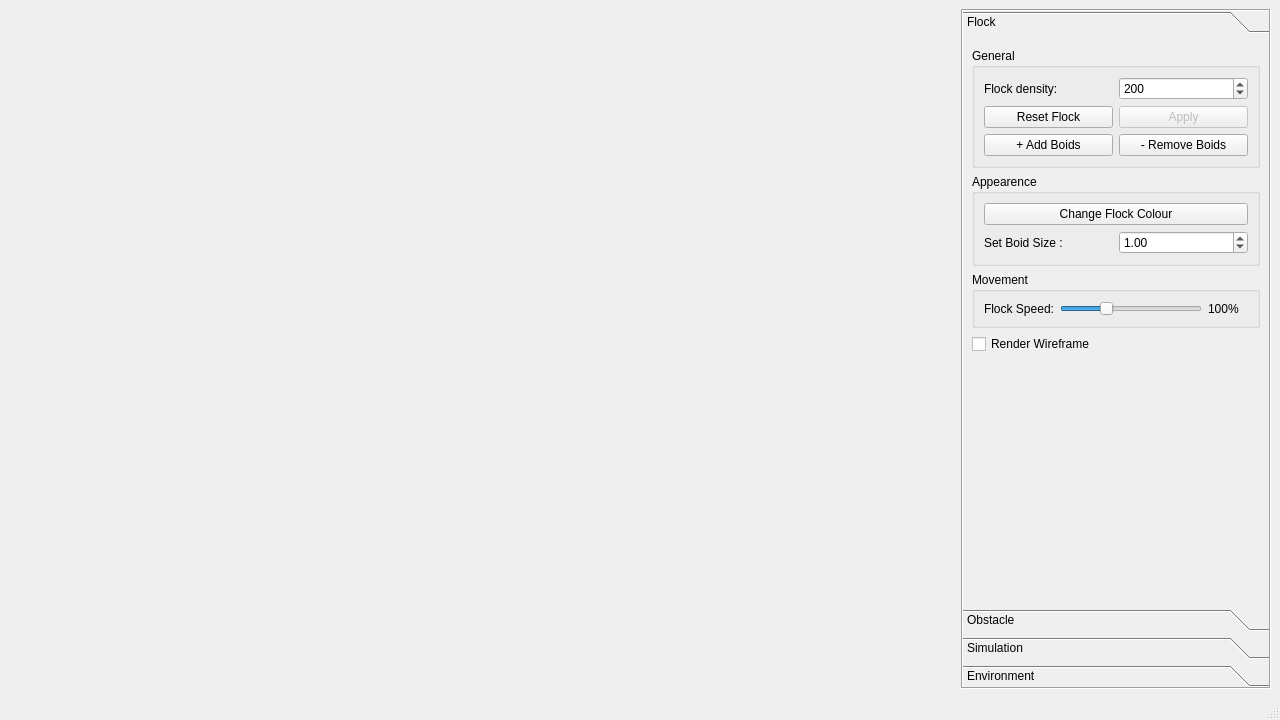
<?xml version="1.0" encoding="UTF-8"?>
<ui version="4.0">
 <class>MainWindow</class>
 <widget class="QMainWindow" name="MainWindow">
  <property name="geometry">
   <rect>
    <x>0</x>
    <y>0</y>
    <width>1280</width>
    <height>720</height>
   </rect>
  </property>
  <property name="windowTitle">
   <string>MainWindow</string>
  </property>
  <widget class="QWidget" name="centralwidget">
   <layout class="QGridLayout" name="s_mainWindowGridLayout">
    <item row="0" column="0">
     <spacer name="horizontalSpacer">
      <property name="orientation">
       <enum>Qt::Horizontal</enum>
      </property>
      <property name="sizeHint" stdset="0">
       <size>
        <width>40</width>
        <height>20</height>
       </size>
      </property>
     </spacer>
    </item>
    <item row="0" column="1">
     <widget class="QToolBox" name="toolBox">
      <property name="maximumSize">
       <size>
        <width>310</width>
        <height>16777215</height>
       </size>
      </property>
      <property name="frameShape">
       <enum>QFrame::Box</enum>
      </property>
      <property name="frameShadow">
       <enum>QFrame::Sunken</enum>
      </property>
      <property name="currentIndex">
       <number>0</number>
      </property>
      <widget class="QWidget" name="m_page1_flock">
       <property name="geometry">
        <rect>
         <x>0</x>
         <y>0</y>
         <width>308</width>
         <height>529</height>
        </rect>
       </property>
       <attribute name="label">
        <string>Flock</string>
       </attribute>
       <layout class="QVBoxLayout" name="verticalLayout">
        <item>
         <widget class="QGroupBox" name="groupBox">
          <property name="title">
           <string>General</string>
          </property>
          <layout class="QGridLayout" name="gridLayout">
           <item row="0" column="1">
            <widget class="QLabel" name="label">
             <property name="text">
              <string>Flock density:</string>
             </property>
             <property name="buddy">
              <cstring>m_flockDensity</cstring>
             </property>
            </widget>
           </item>
           <item row="0" column="2">
            <widget class="QSpinBox" name="m_flockDensity">
             <property name="toolTip">
              <string>Sets the total number of Boids in the Flock</string>
             </property>
             <property name="statusTip">
              <string>Sets the total number of Boids in the Flock</string>
             </property>
             <property name="minimum">
              <number>20</number>
             </property>
             <property name="maximum">
              <number>2000</number>
             </property>
             <property name="value">
              <number>200</number>
             </property>
            </widget>
           </item>
           <item row="1" column="2">
            <widget class="QPushButton" name="m_applyFlock">
             <property name="enabled">
              <bool>false</bool>
             </property>
             <property name="toolTip">
              <string>Set the new number of boids in the flock</string>
             </property>
             <property name="statusTip">
              <string>Set the new number of boids in the flock</string>
             </property>
             <property name="text">
              <string>Apply</string>
             </property>
             <property name="flat">
              <bool>false</bool>
             </property>
            </widget>
           </item>
           <item row="1" column="1">
            <widget class="QPushButton" name="m_resetFlock">
             <property name="text">
              <string>Reset Flock</string>
             </property>
            </widget>
           </item>
           <item row="3" column="1">
            <widget class="QPushButton" name="m_addBoids">
             <property name="toolTip">
              <string>Adds 10 boids to the current flock</string>
             </property>
             <property name="statusTip">
              <string>Adds 10 boids to the current flock</string>
             </property>
             <property name="text">
              <string>+ Add Boids</string>
             </property>
            </widget>
           </item>
           <item row="3" column="2">
            <widget class="QPushButton" name="m_removeBoids">
             <property name="toolTip">
              <string>Removes 10 boids from the current flock</string>
             </property>
             <property name="statusTip">
              <string>Removes 10 boids from the current flock</string>
             </property>
             <property name="text">
              <string>- Remove Boids</string>
             </property>
            </widget>
           </item>
          </layout>
         </widget>
        </item>
        <item>
         <widget class="QGroupBox" name="groupBox_2">
          <property name="title">
           <string>Appearence</string>
          </property>
          <layout class="QGridLayout" name="gridLayout_2">
           <item row="0" column="0" colspan="2">
            <widget class="QPushButton" name="m_changeFlockColour">
             <property name="toolTip">
              <string>Change the flock colour</string>
             </property>
             <property name="statusTip">
              <string>Change the flock colour</string>
             </property>
             <property name="text">
              <string>Change Flock Colour</string>
             </property>
            </widget>
           </item>
           <item row="5" column="0">
            <widget class="QLabel" name="label_2">
             <property name="text">
              <string>Set Boid Size :</string>
             </property>
             <property name="buddy">
              <cstring>m_changeBoidSize</cstring>
             </property>
            </widget>
           </item>
           <item row="5" column="1">
            <widget class="QDoubleSpinBox" name="m_changeBoidSize">
             <property name="toolTip">
              <string>Changes the size of each boid in the flock</string>
             </property>
             <property name="statusTip">
              <string>Changes the size of each boid in the flock</string>
             </property>
             <property name="minimum">
              <double>0.500000000000000</double>
             </property>
             <property name="maximum">
              <double>10.000000000000000</double>
             </property>
             <property name="singleStep">
              <double>0.100000000000000</double>
             </property>
             <property name="value">
              <double>1.000000000000000</double>
             </property>
            </widget>
           </item>
          </layout>
         </widget>
        </item>
        <item>
         <widget class="QGroupBox" name="groupBox_4">
          <property name="title">
           <string>Movement</string>
          </property>
          <layout class="QGridLayout" name="gridLayout_4">
           <item row="0" column="0">
            <widget class="QLabel" name="label_4">
             <property name="text">
              <string>Flock Speed:</string>
             </property>
             <property name="buddy">
              <cstring>m_flockSpeedSlider</cstring>
             </property>
            </widget>
           </item>
           <item row="0" column="1">
            <widget class="QSlider" name="m_flockSpeedSlider">
             <property name="toolTip">
              <string>Controls how fast the flock moves</string>
             </property>
             <property name="statusTip">
              <string>Controls how fast the flock moves</string>
             </property>
             <property name="minimum">
              <number>10</number>
             </property>
             <property name="maximum">
              <number>300</number>
             </property>
             <property name="value">
              <number>100</number>
             </property>
             <property name="orientation">
              <enum>Qt::Horizontal</enum>
             </property>
            </widget>
           </item>
           <item row="0" column="2">
            <widget class="QLabel" name="m_flockSpeedLabel">
             <property name="text">
              <string>100%</string>
             </property>
             <property name="minimumSize">
              <size>
               <width>40</width>
               <height>0</height>
              </size>
             </property>
            </widget>
           </item>
          </layout>
         </widget>
        </item>
        <item>
         <widget class="QCheckBox" name="m_renderFlockWireframe">
          <property name="toolTip">
           <string>Renders the boids in wireframe mode if checked</string>
          </property>
          <property name="statusTip">
           <string>Renders the boids in wireframe mode if checked</string>
          </property>
          <property name="text">
           <string>Render Wireframe</string>
          </property>
         </widget>
        </item>
        <item>
         <spacer name="verticalSpacer">
          <property name="orientation">
           <enum>Qt::Vertical</enum>
          </property>
          <property name="sizeHint" stdset="0">
           <size>
            <width>20</width>
            <height>40</height>
           </size>
          </property>
         </spacer>
        </item>
       </layout>
      </widget>
      <widget class="QWidget" name="m_page2_obstacle">
       <property name="geometry">
        <rect>
         <x>0</x>
         <y>0</y>
         <width>308</width>
         <height>529</height>
        </rect>
       </property>
       <attribute name="label">
        <string>Obstacle</string>
       </attribute>
       <layout class="QVBoxLayout" name="verticalLayout_2">
        <item>
         <widget class="QGroupBox" name="groupBox_3">
          <property name="title">
           <string>General</string>
          </property>
          <layout class="QGridLayout" name="gridLayout_3">
           <item row="0" column="1">
            <widget class="QLabel" name="label_6">
             <property name="text">
              <string>Position:</string>
             </property>
            </widget>
           </item>
           <item row="1" column="1">
            <widget class="QDoubleSpinBox" name="m_obstaclePosX">
             <property name="minimum">
              <double>-99.000000000000000</double>
             </property>
             <property name="value">
              <double>0.000000000000000</double>
             </property>
            </widget>
           </item>
           <item row="1" column="2">
            <widget class="QDoubleSpinBox" name="m_obstaclePosY">
             <property name="minimum">
              <double>-99.000000000000000</double>
             </property>
             <property name="value">
              <double>0.000000000000000</double>
             </property>
            </widget>
           </item>
           <item row="1" column="3">
            <widget class="QDoubleSpinBox" name="m_obstaclePosZ">
             <property name="minimum">
              <double>-99.000000000000000</double>
             </property>
             <property name="value">
              <double>0.000000000000000</double>
             </property>
            </widget>
           </item>
           <item row="2" column="1">
            <widget class="QLabel" name="label_3">
             <property name="text">
              <string>Size:</string>
             </property>
             <property name="buddy">
              <cstring>m_obstacleSize</cstring>
             </property>
            </widget>
           </item>
           <item row="2" column="2" colspan="2">
            <widget class="QDoubleSpinBox" name="m_obstacleSize">
             <property name="minimum">
              <double>1.000000000000000</double>
             </property>
             <property name="maximum">
              <double>10.000000000000000</double>
             </property>
             <property name="value">
              <double>4.000000000000000</double>
             </property>
            </widget>
           </item>
          </layout>
         </widget>
        </item>
        <item>
         <widget class="QGroupBox" name="groupBox_5">
          <property name="title">
           <string>Appearence</string>
          </property>
          <layout class="QGridLayout" name="gridLayout_4">
           <item row="0" column="0">
            <widget class="QPushButton" name="m_obstacleColour">
             <property name="text">
              <string>Change Colour</string>
             </property>
            </widget>
           </item>
           <!-- Specular RGB Controls -->
           <item row="2" column="0" colspan="3">
            <widget class="QLabel" name="label_specular">
             <property name="text">
              <string>Specular (RGB):</string>
             </property>
            </widget>
           </item>
           <item row="3" column="0">
            <widget class="QDoubleSpinBox" name="m_obstacleSpecularR">
             <property name="minimum">
              <double>0.000000</double>
             </property>
             <property name="maximum">
              <double>1.000000</double>
             </property>
             <property name="singleStep">
              <double>0.01</double>
             </property>
             <property name="value">
              <double>1.000000</double>
             </property>
            </widget>
           </item>
           <item row="3" column="1">
            <widget class="QDoubleSpinBox" name="m_obstacleSpecularG">
             <property name="minimum">
              <double>0.000000</double>
             </property>
             <property name="maximum">
              <double>1.000000</double>
             </property>
             <property name="singleStep">
              <double>0.01</double>
             </property>
             <property name="value">
              <double>1.000000</double>
             </property>
            </widget>
           </item>
           <item row="3" column="2">
            <widget class="QDoubleSpinBox" name="m_obstacleSpecularB">
             <property name="minimum">
              <double>0.000000</double>
             </property>
             <property name="maximum">
              <double>1.000000</double>
             </property>
             <property name="singleStep">
              <double>0.01</double>
             </property>
             <property name="value">
              <double>1.000000</double>
             </property>
            </widget>
           </item>
           <item row="4" column="0" colspan="3">
            <widget class="QLabel" name="label_diffuse">
             <property name="text">
              <string>Diffuse (RGB):</string>
             </property>
            </widget>
           </item>
           <item row="5" column="0">
            <widget class="QDoubleSpinBox" name="m_obstacleDiffuseR">
             <property name="minimum">
              <double>0.000000</double>
             </property>
             <property name="maximum">
              <double>1.000000</double>
             </property>
             <property name="singleStep">
              <double>0.01</double>
             </property>
             <property name="value">
              <double>0.6</double>
             </property>
            </widget>
           </item>
           <item row="5" column="1">
            <widget class="QDoubleSpinBox" name="m_obstacleDiffuseG">
             <property name="minimum">
              <double>0.000000</double>
             </property>
             <property name="maximum">
              <double>1.000000</double>
             </property>
             <property name="singleStep">
              <double>0.01</double>
             </property>
             <property name="value">
              <double>0.4</double>
             </property>
            </widget>
           </item>
           <item row="5" column="2">
            <widget class="QDoubleSpinBox" name="m_obstacleDiffuseB">
             <property name="minimum">
              <double>0.000000</double>
             </property>
             <property name="maximum">
              <double>1.000000</double>
             </property>
             <property name="singleStep">
              <double>0.01</double>
             </property>
             <property name="value">
              <double>0.2</double>
             </property>
            </widget>
           </item>
           <!-- End Specular/Diffuse RGB Controls -->
           <item row="1" column="0">
            <widget class="QCheckBox" name="m_obstacleWireframe">
             <property name="text">
              <string>Render Wireframe</string>
             </property>
            </widget>
           </item>
          </layout>
         </widget>
        </item>
        <item>
         <spacer name="verticalSpacer_2">
          <property name="orientation">
           <enum>Qt::Vertical</enum>
          </property>
          <property name="sizeHint" stdset="0">
           <size>
            <width>20</width>
            <height>40</height>
           </size>
          </property>
         </spacer>
        </item>
       </layout>
      </widget>
      <widget class="QWidget" name="m_page3_simulation">
       <property name="geometry">
        <rect>
         <x>0</x>
         <y>0</y>
         <width>308</width>
         <height>529</height>
        </rect>
       </property>
       <attribute name="label">
        <string>Simulation</string>
       </attribute>
       <layout class="QVBoxLayout" name="verticalLayout_4">
        <item>
         <widget class="QGroupBox" name="groupBox_7">
          <property name="title">
           <string>General</string>
          </property>
          <layout class="QGridLayout" name="gridLayout_7">
           <item row="0" column="0">
            <widget class="QLabel" name="label_5">
             <property name="text">
              <string>Neighbourhood Distance :</string>
             </property>
            </widget>
           </item>
           <item row="1" column="0">
            <widget class="QDoubleSpinBox" name="m_simDistance">
             <property name="value">
              <double>20.000000000000000</double>
             </property>
            </widget>
           </item>
           <item row="4" column="0">
            <widget class="QLabel" name="label_7">
             <property name="text">
              <string>Cohesion Force :</string>
             </property>
            </widget>
           </item>
           <item row="5" column="0">
            <widget class="QDoubleSpinBox" name="m_simCohesion">
             <property name="value">
              <double>2.000000000000000</double>
             </property>
            </widget>
           </item>
           <item row="6" column="0">
            <widget class="QLabel" name="label_8">
             <property name="text">
              <string>Separation Force :</string>
             </property>
            </widget>
           </item>
           <item row="7" column="0">
            <widget class="QDoubleSpinBox" name="m_simSeparation">
             <property name="value">
              <double>9.000000000000000</double>
             </property>
            </widget>
           </item>
           <item row="8" column="0">
            <widget class="QLabel" name="label_9">
             <property name="text">
              <string>Alignment Weight :</string>
             </property>
            </widget>
           </item>
           <item row="9" column="0">
            <widget class="QDoubleSpinBox" name="m_simAlignment">
             <property name="value">
              <double>10.000000000000000</double>
             </property>
            </widget>
           </item>
           <item row="2" column="0">
            <widget class="QLabel" name="label_10">
             <property name="text">
              <string>Flock Distance</string>
             </property>
            </widget>
           </item>
           <item row="3" column="0">
            <widget class="QDoubleSpinBox" name="m_simFlockDistance">
             <property name="value">
              <double>4.000000000000000</double>
             </property>
            </widget>
           </item>
          </layout>
         </widget>
        </item>
       </layout>
      </widget>
      <widget class="QWidget" name="m_page4_environment">
       <property name="geometry">
        <rect>
         <x>0</x>
         <y>0</y>
         <width>308</width>
         <height>529</height>
        </rect>
       </property>
       <attribute name="label">
        <string>Environment</string>
       </attribute>
       <layout class="QVBoxLayout" name="verticalLayout_3">
        <item>
         <widget class="QGroupBox" name="groupBox_4">
          <property name="title">
           <string>Bounding Box</string>
          </property>
          <layout class="QGridLayout" name="gridLayout_5">
           <item row="0" column="0">
            <widget class="QLabel" name="label_4">
             <property name="text">
              <string>Size :</string>
             </property>
             <property name="buddy">
              <cstring>m_bboxSize</cstring>
             </property>
            </widget>
           </item>
           <item row="0" column="1">
            <widget class="QDoubleSpinBox" name="m_bboxSize">
             <property name="minimum">
              <double>50.000000000000000</double>
             </property>
             <property name="maximum">
              <double>220.000000000000000</double>
             </property>
             <property name="value">
              <double>120.000000000000000</double>
             </property>
            </widget>
           </item>
          </layout>
         </widget>
        </item>
        <item>
         <widget class="QGroupBox" name="groupBox_6">
          <property name="title">
           <string>Appearence</string>
          </property>
          <layout class="QGridLayout" name="gridLayout_6">
           <item row="0" column="0">
            <widget class="QPushButton" name="m_backColour">
             <property name="text">
              <string>Background Colour</string>
             </property>
            </widget>
           </item>
          </layout>
         </widget>
        </item>
        <item>
         <spacer name="verticalSpacer_3">
          <property name="orientation">
           <enum>Qt::Vertical</enum>
          </property>
          <property name="sizeHint" stdset="0">
           <size>
            <width>20</width>
            <height>40</height>
           </size>
          </property>
         </spacer>
        </item>
       </layout>
      </widget>
     </widget>
    </item>
   </layout>
  </widget>
  <widget class="QMenuBar" name="menubar">
   <property name="geometry">
    <rect>
     <x>0</x>
     <y>0</y>
     <width>1280</width>
     <height>25</height>
    </rect>
   </property>
  </widget>
  <widget class="QStatusBar" name="statusbar"/>
 </widget>
 <tabstops>
  <tabstop>m_flockDensity</tabstop>
  <tabstop>m_resetFlock</tabstop>
  <tabstop>m_applyFlock</tabstop>
  <tabstop>m_addBoids</tabstop>
  <tabstop>m_removeBoids</tabstop>
  <tabstop>m_changeFlockColour</tabstop>
  <tabstop>m_changeBoidSize</tabstop>
  <tabstop>m_renderFlockWireframe</tabstop>
  <tabstop>m_obstaclePosX</tabstop>
  <tabstop>m_obstaclePosY</tabstop>
  <tabstop>m_obstaclePosZ</tabstop>
  <tabstop>m_obstacleSize</tabstop>
  <tabstop>m_obstacleColour</tabstop>
  <tabstop>m_obstacleWireframe</tabstop>
  <tabstop>m_simDistance</tabstop>
  <tabstop>m_simCohesion</tabstop>
  <tabstop>m_simSeparation</tabstop>
  <tabstop>m_simAlignment</tabstop>
  <tabstop>m_bboxSize</tabstop>
  <tabstop>m_backColour</tabstop>
 </tabstops>
 <resources/>
 <connections/>
</ui>
